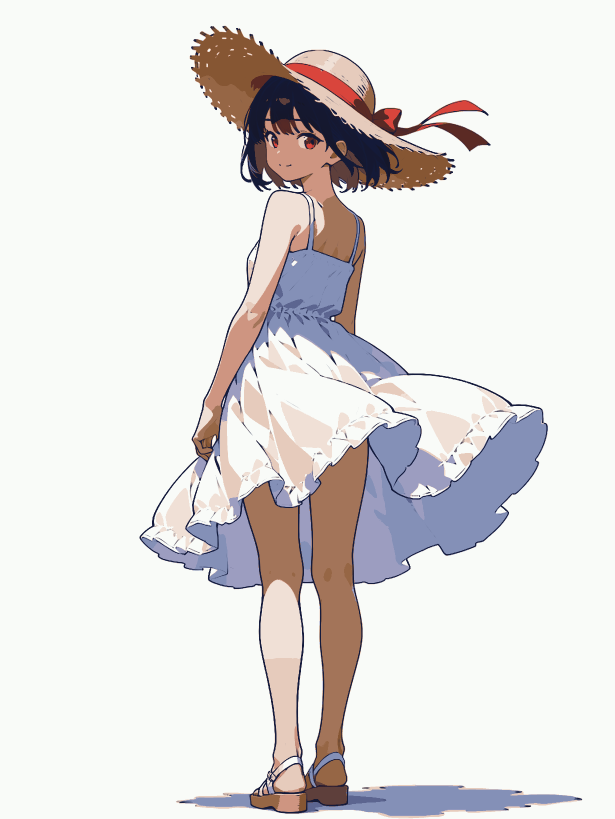
#> input picture heatwaves_mv/assets/chars/kimi_back.png, 1229 x 1638 px (shown at 1/2 size)
$ python -i chars.py   (imports and definitions only)
#> lines starting #> are read from the running program, lines starting #| are printed output that depends on the picture; after the words box and inside, x2 and y2 are one past the last pixel; in counts of white or black regions, pixels touching at a corner belong together
#> further down, picture is the input picture: shape (1638, 1229, 3); mean B, G, R 222.6, 223.7, 226.6
"""MV-B character cut-outs (design/mv_b/shots.json render_rules.cutout).

Green key (spill suppression, 1 px erode, matte smoothing; anime-seg ISNet when the plate is not green) ->
x3 Lanczos when the clip is not already upscaled -> PrintStyle in the shot's world inks (8 px 45-degree dots,
XDoG line in #1A1416) -> sticker rim (2 px warm-black + 5 px cream + 1.5 px vermilion hairline).
Processed frames are cached as RGBA PNG in work/B/cut/<sid>_<hash>/, so the slow steps run once per frame.

  cl = CharLayer('B-chorus1-01')
  if cl.ok:
      rgb, a = cl.frame(local_t, zoom=1.0, cx=0.5, cy=0.55)     # 1920x1080 screen-space layer
      img = over(img, rgb, a, shadow='#1E2550')

  python3 -m mvb.chars --all [--workers 3]      # pre-cut every clip that has arrived
"""
import argparse
import collections
import hashlib
import json
import os
import re
import weakref

import cv2
import numpy as np

from .halftone import PrintStyle, hexc

ROOT = os.path.abspath(os.path.join(os.path.dirname(__file__), '..'))
WORK = os.path.join(ROOT, 'work', 'B')
CUT = os.path.join(WORK, 'cut')
# [1 line not run here, left out]
# [1 line that did not run here, left out]
W, H = 1920, 1080
VERSION = 8          # bump to invalidate cached cut-outs after changing the processing below

# [1 line that did not run here, left out]
SECTION_WORLD = {'intro': '夜刷り Night Print', 'hook': '正午刷り Noon Print', 'chorus1': '正午刷り Noon Print',
                 'verse': 'ブラウン管 CRT Glow', 'chorus2': '月刷り Moon Print', 'bridge1': '夕焼け刷り Dusk Print',
                 'chorus3': '祭 Festival', 'bridge2': '二色夢刷り Two-ink Dream', 'chorus4': '黎明前 Blue Hour',
                 'outro': '夜明け刷り Dawn Print', 'outro_hook': '正午刷り Noon Print'}


# [29 lines left out: functions world_inks, media_path, not called in this run]


# ------------------------------------------------------------------ matte
def green_key(rgb):
    """soft background probability for a flat green plate; returns (alpha, green_fraction)"""
    r, g, b = rgb[..., 0], rgb[..., 1], rgb[..., 2]
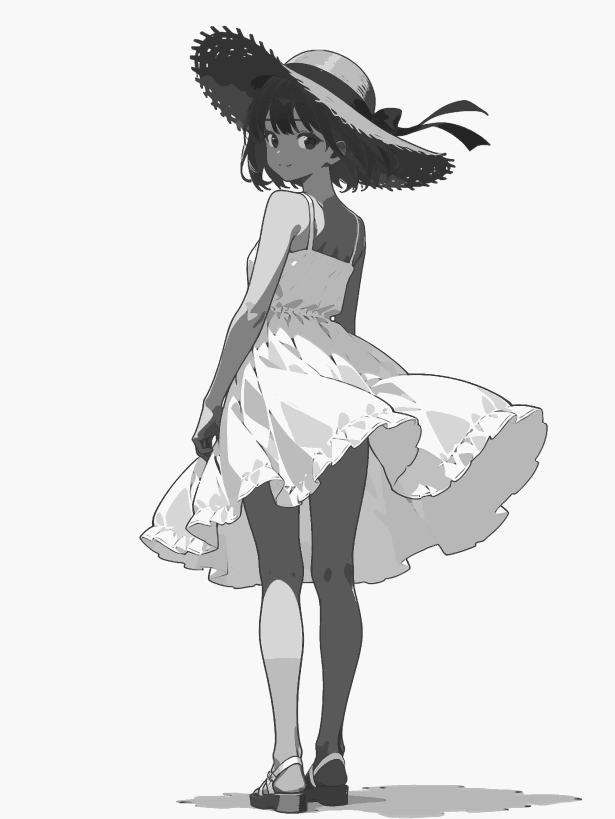
#> r: shape (1638, 1229) (shown at 1/2 size); min 36, max 248, mean 222.6
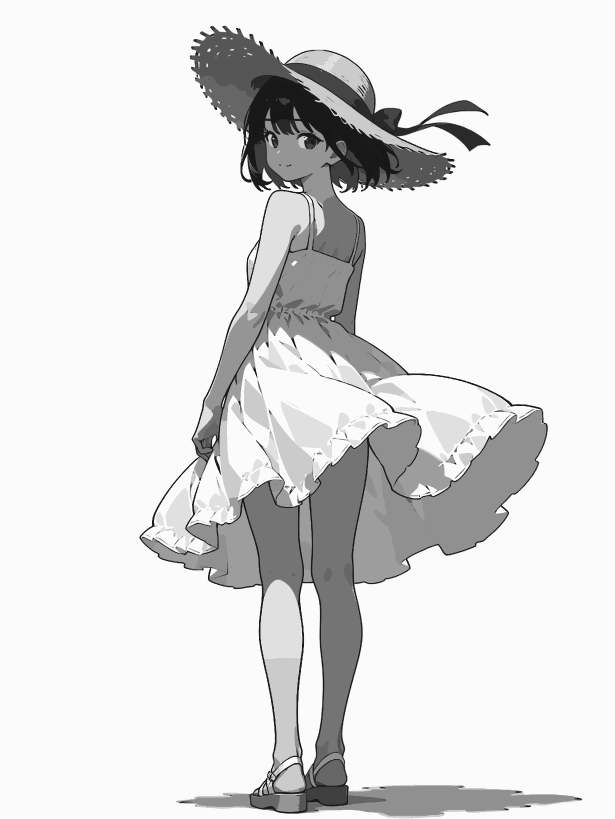
#> g: shape (1638, 1229) (shown at 1/2 size); min 22, max 251, mean 223.7
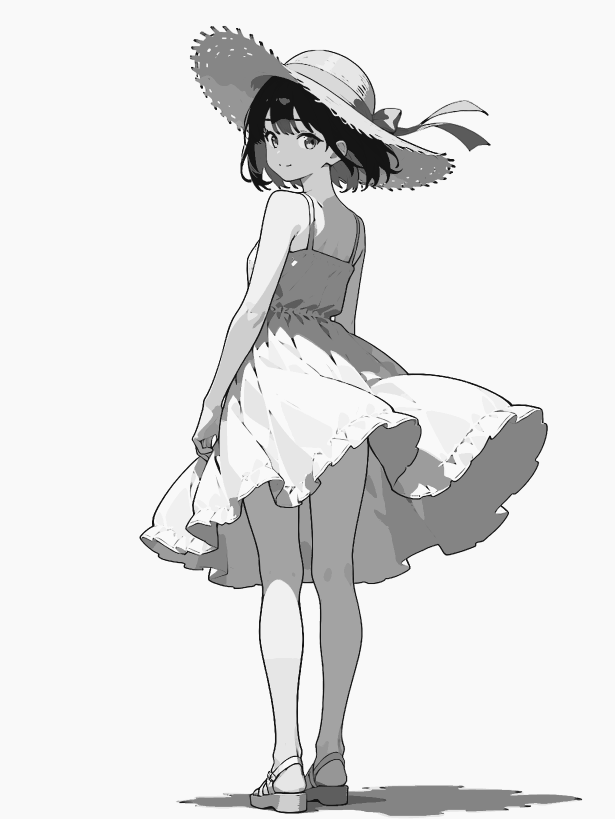
#> b: shape (1638, 1229) (shown at 1/2 size); min 20, max 249, mean 226.6
    ex = g - np.maximum(r, b)
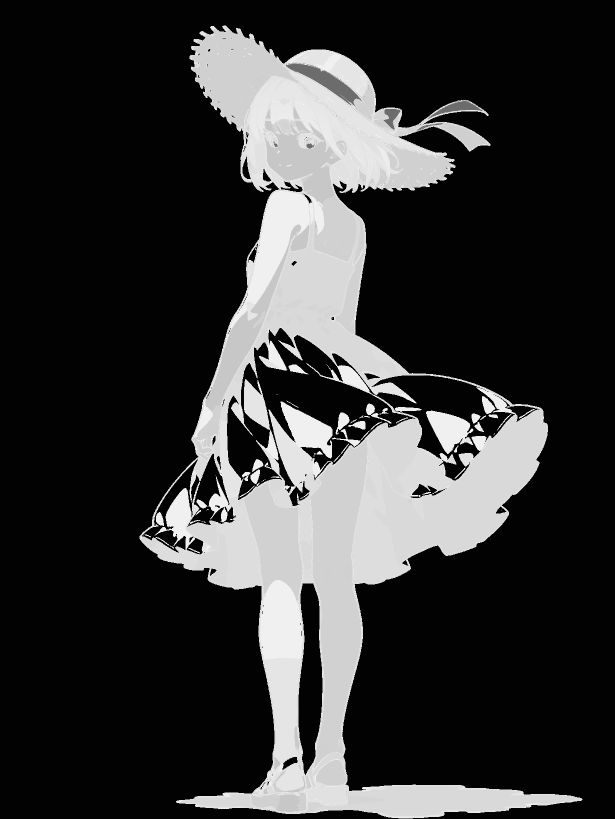
#> ex: shape (1638, 1229) (shown at 1/2 size); min 0, max 255, mean 52.8
    bg = np.clip((ex - 0.05) / 0.10, 0, 1)
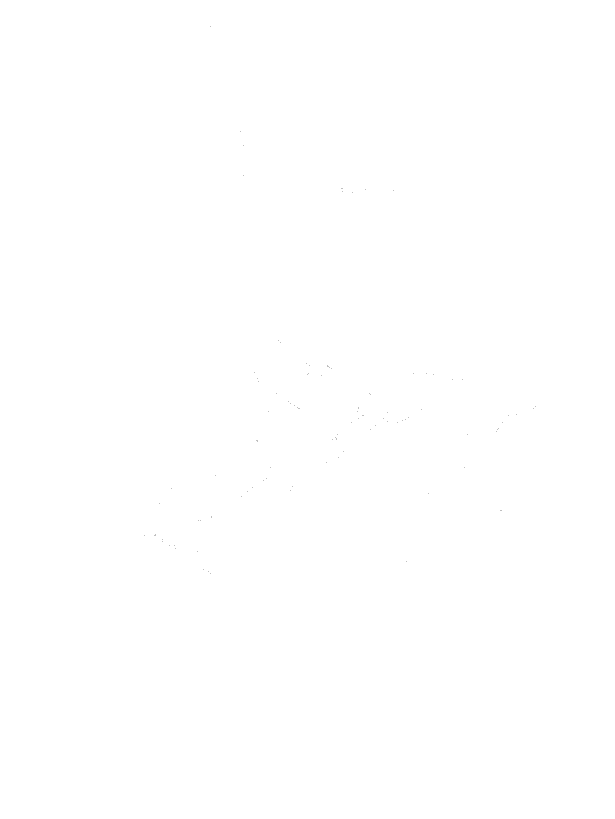
#> bg: shape (1638, 1229) float64 (shown at 1/2 size); values 0 (black) and 1 (white), 100% white; black in thin lines or dots, all inside (x1, y1, x2, y2) = (288, 53, 1071, 1148)
    frac = float((bg > 0.5).mean())
#> frac = 1
    a = 1.0 - bg
    a = cv2.erode(a, np.ones((3, 3), np.uint8))                      # 1 px erode
#> a: shape (1638, 1229) float64; every value is 0
    a = cv2.GaussianBlur(a, (0, 0), 0.8)
    a = np.clip((a - 0.5) * 1.8 + 0.5, 0, 1)
    # drop specks: keep components larger than 1.5% of the biggest one
    n, lab, st, _ = cv2.connectedComponentsWithStats((a > 0.5).astype(np.uint8), 8)
#> lab: shape (1638, 1229) int32; every value is 0
#> n = 1; st = [[0, 0, 1229, 1638, 2013102]]
    if n > 2:
        big = st[1:, cv2.CC_STAT_AREA].max()
        keep = np.zeros(n, np.float32)
        keep[1:] = (st[1:, cv2.CC_STAT_AREA] >= 0.015 * big).astype(np.float32)
        a = a * cv2.dilate(keep[lab], np.ones((5, 5), np.uint8))
    return a.astype(np.float32), frac


# [7 lines left out: function despill, not called in this run]


_matter = None
_CUTS = collections.OrderedDict()     # (cut dir, index) -> (rgb, alpha); ONE bounded LRU for all character layers
_CUTS_MAX = int(os.environ.get('HW_CUT_FRAMES', '8'))           # x ~32 MB at 1920x1056
_LIVE = weakref.WeakSet()       # CharLayers, so a forked render worker can drop the parent's decoders / ONNX session
_ORPHANS = []                   # inherited handles: kept referenced so their destructors never run in the child


# [11 lines left out: function _after_fork_in_child, not called in this run]


# [1 line not run here, left out]


# [21 lines left out: functions isnet, sticker, not called in this run]


# ------------------------------------------------------------------ layer
class CharLayer:
    # [140 lines left out: functions __init__, index, _read, process, rgba, precompute and 2 more, not called in this run]


def available():
    return [sid for sid in BY_ID if media_path(sid)[0]]


# [5 lines left out: function _work, not called in this run]


# [15 lines not run here, left out]


# [51 lines left out: function raw_matte, not called in this run]

>>> import cv2
>>> picture = cv2.imread('../assets/chars/kimi_back.png')
>>> result = green_key(picture)
